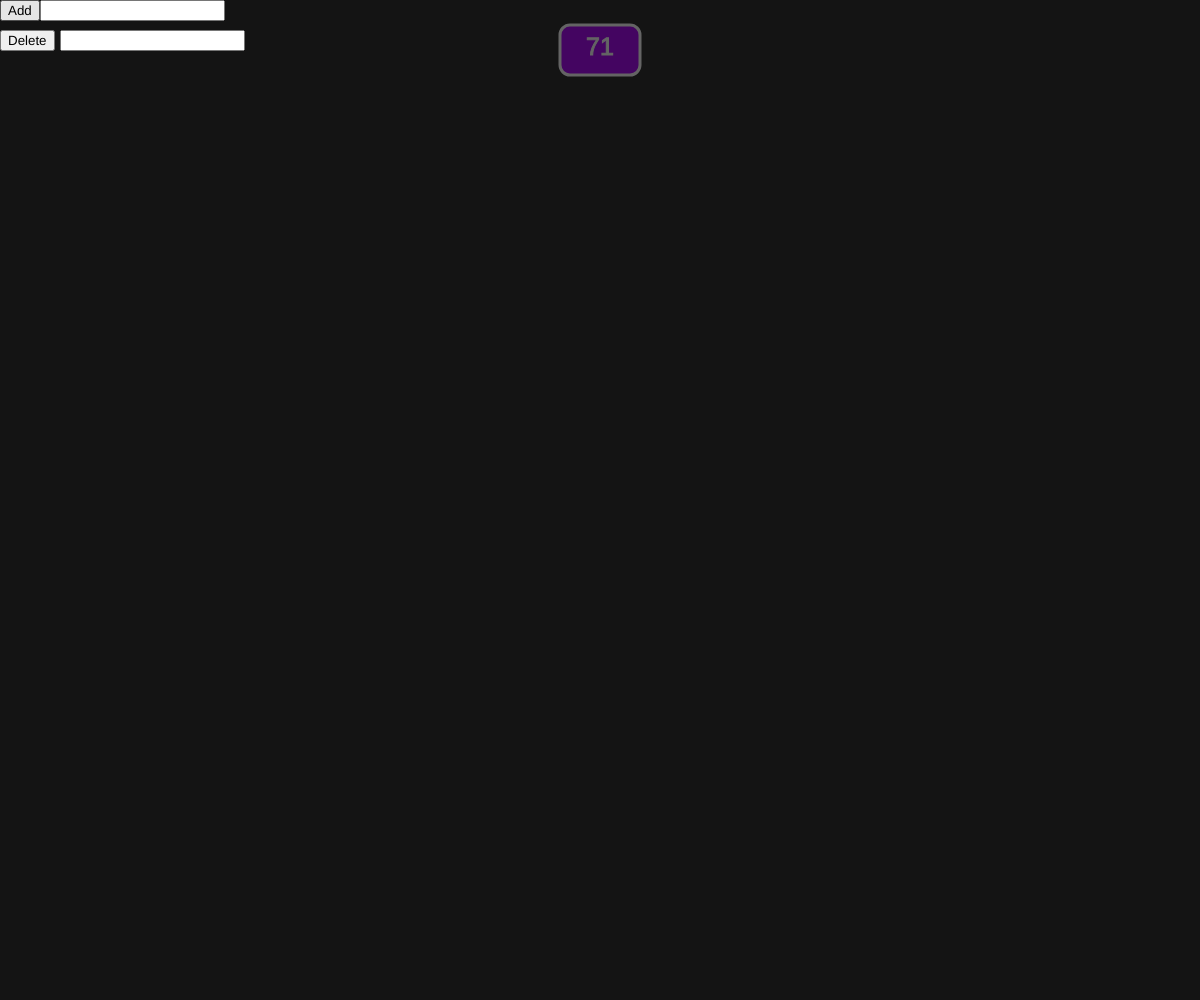
Frame 1 (no input)
Frame 60 (no input): identical to frame 1, image omitted
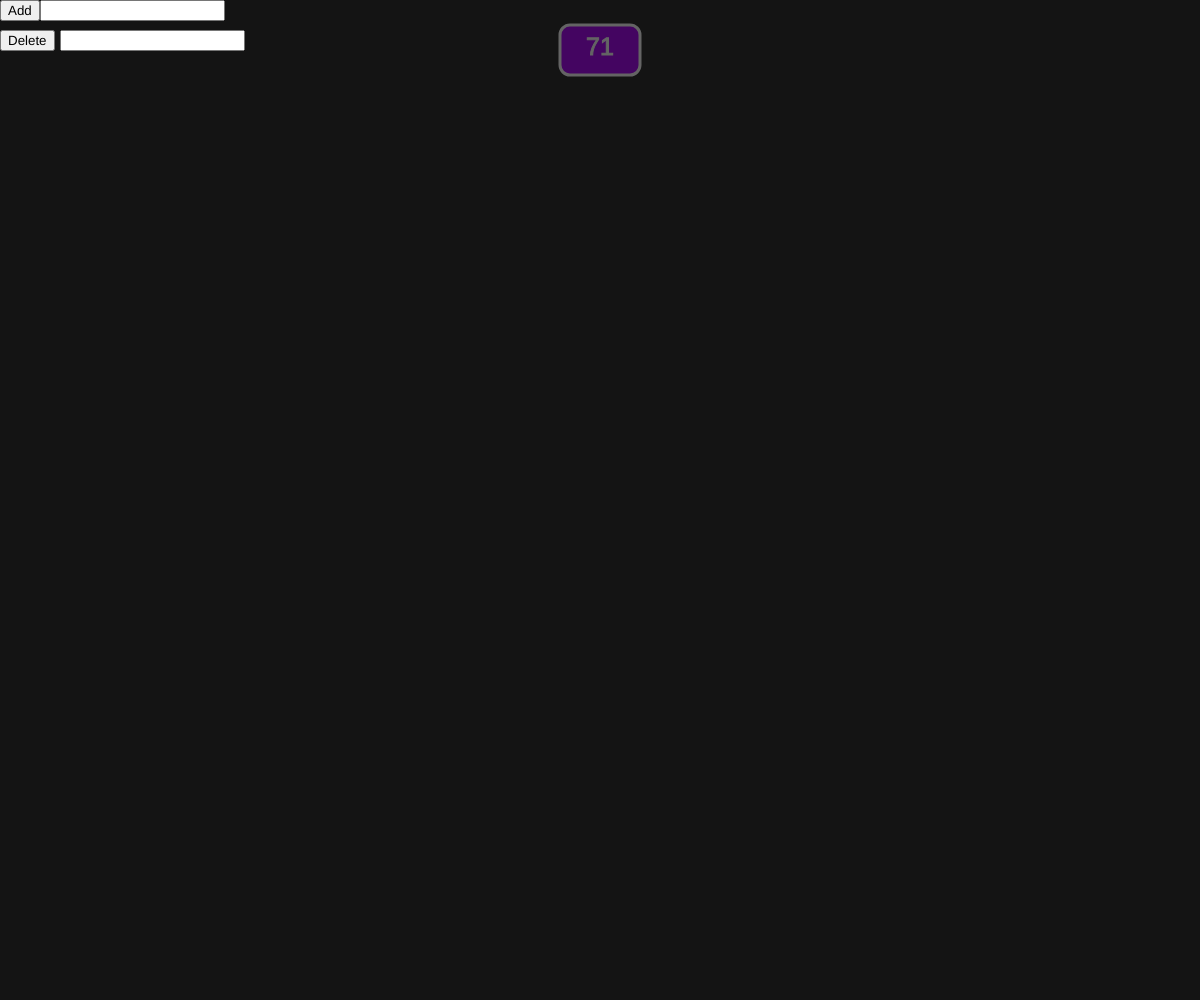
Frame 120 (the mouse pressed at the canvas centre since frame 60)

The p5.js sketch that drew these frames (run headless with seeded random() and noise() and a simulated clock; from frame 60 on, the mouse is pressed at the canvas centre):

// p5.js sketch
// ── sketch.js
class Node {
  constructor(
    val = floor(random(100)),
    x = random(width / 2),
    y = random(height / 2),
    wd = 1000
  ) {
    this.x = x;
    this.y = y;
    this.val = val;
    this.wd = wd;
    this.color = [];
    this.parent = null;
    this.rchild = null;
    this.lchild = null;
  }

  show() {
    push();
    stroke(133, 153, 0);
    strokeWeight(4);
    noFill();
    if (this.rchild != null) {
      this.rchild.setPosition(this.x + this.wd / 2, this.y + 100, this.wd / 2);
      bezier(
        this.x,
        this.y,
        this.x,
        this.rchild.y,
        this.rchild.x,
        this.y,
        this.rchild.x,
        this.rchild.y
      );
      this.rchild.show();
    }
    if (this.lchild != null) {
      this.lchild.setPosition(this.x - this.wd / 2, this.y + 100, this.wd / 2);
      bezier(
        this.x,
        this.y,
        this.x,
        this.lchild.y,
        this.lchild.x,
        this.y,
        this.lchild.x,
        this.lchild.y
      );
      this.lchild.show();
    }
    pop();

    push();
    //---------rect---------
    stroke(100);
    strokeWeight(3);
    fill(68, 5, 97);
    rectMode(CENTER);
    rect(this.x, this.y, 80, 50, 10);
    //---------text---------
    fill(100);
    strokeWeight(1);
    textAlign(CENTER);
    textSize(25);
    text(this.val, this.x, this.y + 5);
    pop();
  }

  getPosition(x, y) {
    return [this.x, this.y];
  }

  setPosition(x = this.x, y = this.y, wd = this.wd) {
    this.wd = wd;
    this.x = x;
    this.y = y;
  }

  hilight() {
    push();
    stroke(42, 161, 152);
    strokeWeight(4);
    noFill();
    rectMode(CENTER);
    rect(this.x, this.y, 80, 50, 10);
    pop();
  }
}

//-----------------------------------------------------------------------------------------------------------------

// function sleep(ms) {
//   return new Promise((resolve) => setTimeout(resolve, ms));
// }
function delay(func, ms) {
  const start = millis();
  while (millis() - start < ms) {
    func();
  }
}

function addNode(val, root) {
  while (root != null) {
    root.hilight();
    if (root.val > val) {
      if (root.lchild != null) {
        root = root.lchild;
      } else {
        root.lchild = new Node(val);
        return;
      }
    } else {
      if (root.rchild != null) {
        root = root.rchild;
      } else {
        root.rchild = new Node((val = val));
        return;
      }
    }
  }
}

function deleteNode(val, root) {
  if (root == null) return null;
  if (val < root.val) {
    root.lchild = deleteNode(val, root.lchild);
  } else if (val > root.val) {
    root.rchild = deleteNode(val, root.rchild);
  } else {
    // Node to delete found

    // Case 1: No children

    if (root.lchild == null && root.rchild == null) {
      return null;
    }

    // Case 2: Only one child
    if (root.lchild == null) return root.rchild;
    if (root.rchild == null) return root.lchild;

    // Case 3: Two children – find in-order successor
    let minNode = getMin(root.rchild);
    root.val = minNode.val;
    root.rchild = deleteNode(minNode.val, root.rchild);
  }

  return root;
}

function getMin(node) {
  while (node.lchild != null) {
    node = node.lchild;
  }
  return node;
}

let N = [];
let root;

let addIP, addBTN;
let deleteIP, deleteBTN;
let searchIP, searchBTN;

function setup() {
  createCanvas(windowWidth, windowHeight);
  background(20);
  root = new Node();
  root.setPosition(width / 2, 50, width / 2);

  addIP = createInput();
  addIP.position(40, 0);
  addBTN = createButton("Add");
  addBTN.position(0, 0);
  deleteIP = createInput();
  deleteIP.position(60, 30);
  deleteBTN = createButton("Delete");
  deleteBTN.position(0, 30);

  root.show();
  addBTN.mousePressed(function () {
    // if (addIP.value() == "") {
    //   return;
    // }
    // addNode(addIP.value(), root);
    addNode(floor(random(100)), root);
    background(20);
    // root.show();
    addIP.value("");
  });

  deleteBTN.mousePressed(function () {
    if (deleteIP.value() == "") {
      return;
    }
    deleteNode(int(deleteIP.value()), root);
    deleteIP.value("");
  });
}

function draw() {
  background(20);
  root.show();
}

// ── style.css
html,
body {
  margin: 0;
  padding: 0;
  overflow: hidden;
}
canvas {
  display: block;
}
